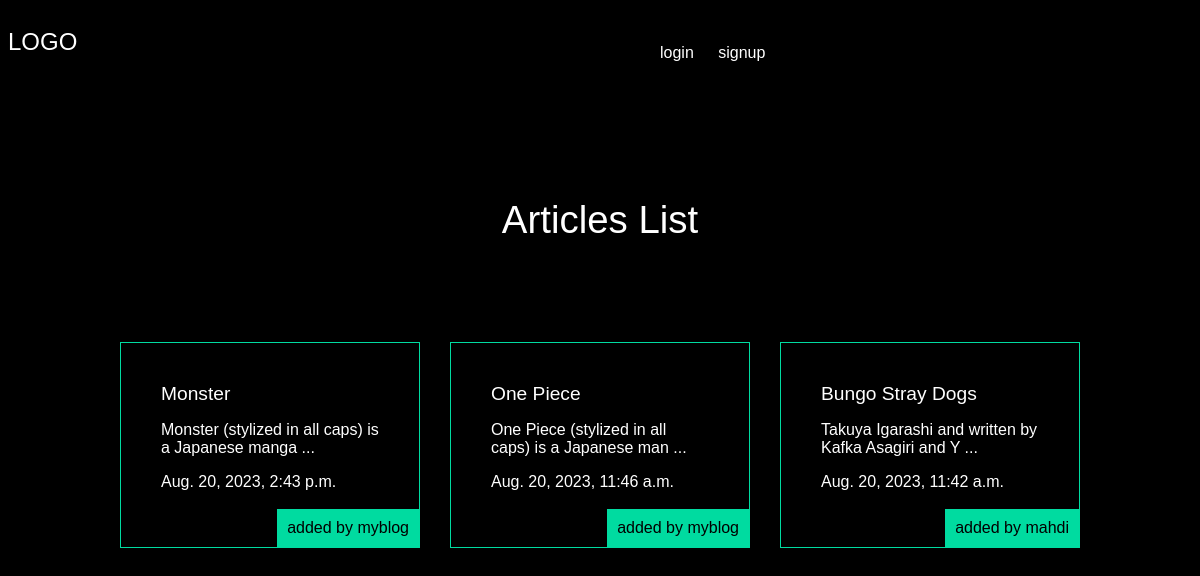
The app's page /articles/ with its own data.
### article/models.py (models this page shows, shortened)
class Articles(models.Model):
    title = models.CharField(max_length = 100)
    slug = models.SlugField()
    body = models.TextField()
    date = models.DateTimeField(auto_now_add= True)
    image = models.ImageField(default='default.jpg',blank=True)
    author = models.ForeignKey(User,default=None,on_delete=models.CASCADE)
    def snippet(self):
        return self.body[0:50] + ' ...'

### article/views.py (the view)
# urls.py: path('', views.articles_list, name="list"),
def articles_list(request):
    articles = models.Articles.objects.all().order_by('-date')
    args = {'articles':articles}
    return render(request, 'article/articleslist.html', args)

### article/templates/article/articleslist.html (shortened to what this page needs)
{% extends 'base.html' %}
{% block content %}
    <h1>Articles List</h1>
 <div class="articles">
    {% for article in articles %}
    <div class="article">
    <h2>
     <a href="{% url 'article:details' slug=article.slug %}">{{article.title}}</a></h2>
     <p>{{article.snippet}}</p>
     <p>{{article.date}}</p>
     <p class="author">added by {{article.author.username}}</p>
     </div>
    {% endfor %}
 </div>
{% endblock %}

### assets/style.css (style rules this page uses)
body { background-color: rgb(0 0 0); background-image: url(/static/stars.jpg); background-repeat:no-repeat-y; background-attachment: fixed; color: #fff; }
body { font-family:arial; }
h1,h2,h3,h4,h5,h6 { font-weight:normal; margin:0; }
a,a:hover,a:visited { color:#fff; text-decoration:none; }
div.wrapper h1 { text-align:center; margin:100px auto; font-size:2.4em; }
.articles { display:grid; grid-template-columns:1fr 1fr 1fr; grid-gap:30px; }
.article { padding:10px; border:1px solid #00dba0; position:relative; padding:40px; }
.article h2 { font-size:1.2em; }
.article .author { padding:10px; background-color:#00dba0; position:absolute; right:0; bottom:0; margin:0; color:black; }

### records on screen
Articles: title "Monster", snippet "Monster (stylized in all caps) is a Japanese manga ...", date "Aug. 20, 2023, 2:43 p.m.", author.username "myblog"
Articles: title "One Piece", snippet "One Piece (stylized in all caps) is a Japanese man ...", date "Aug. 20, 2023, 11:46 a.m.", author.username "myblog"
Articles: title "Bungo Stray Dogs", snippet "Takuya Igarashi and written by Kafka Asagiri and Y ...", date "Aug. 20, 2023, 11:42 a.m.", author.username "mahdi"
